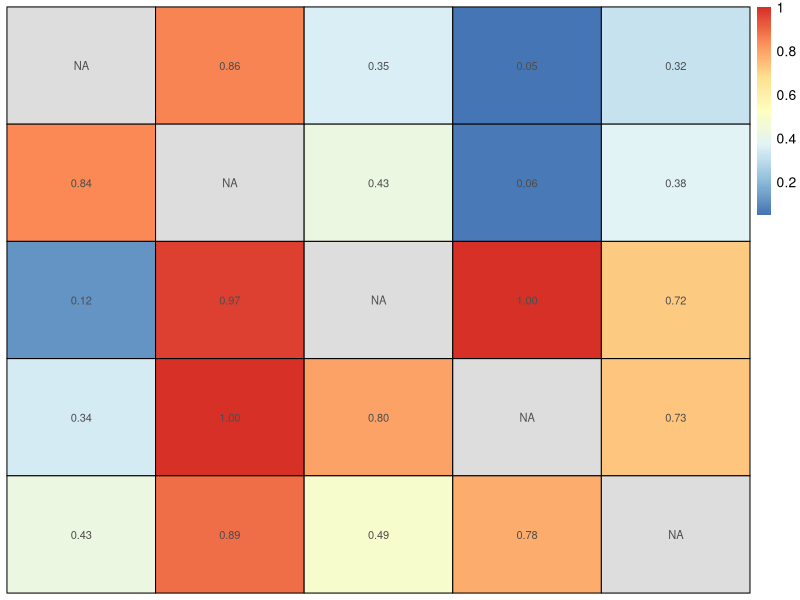
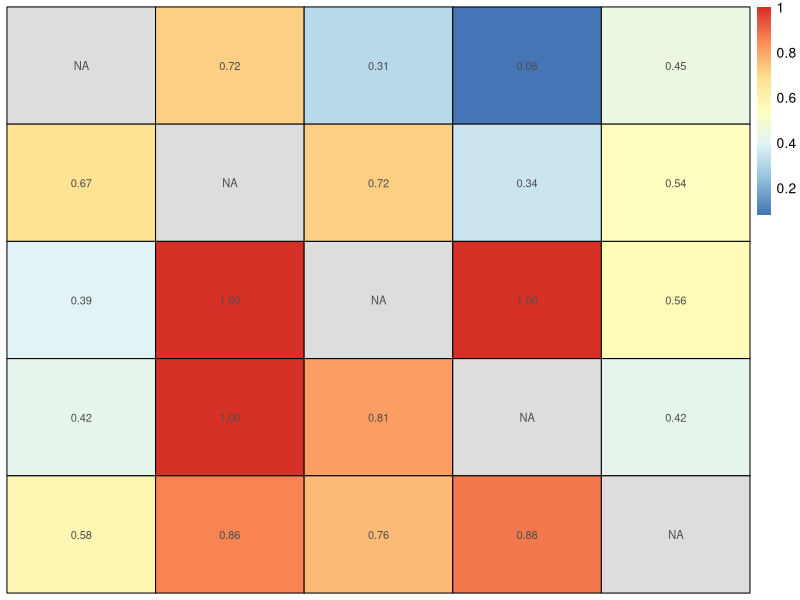
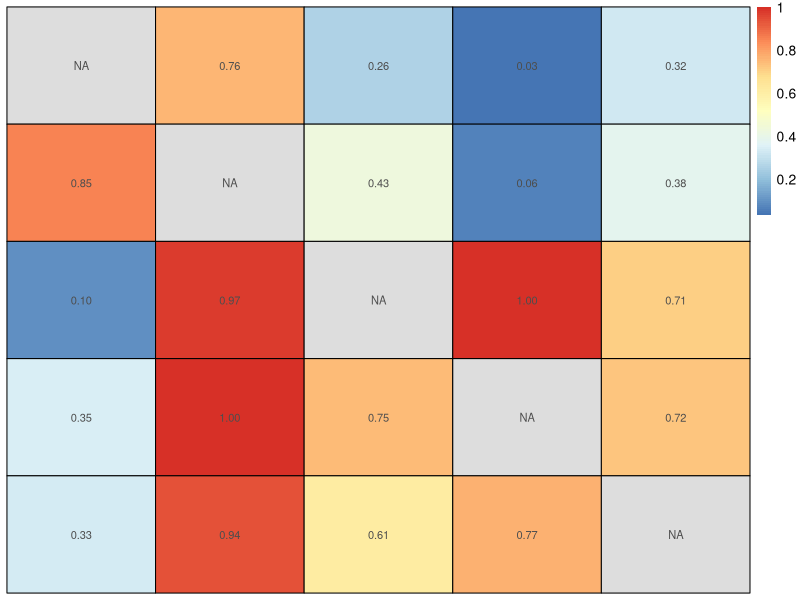
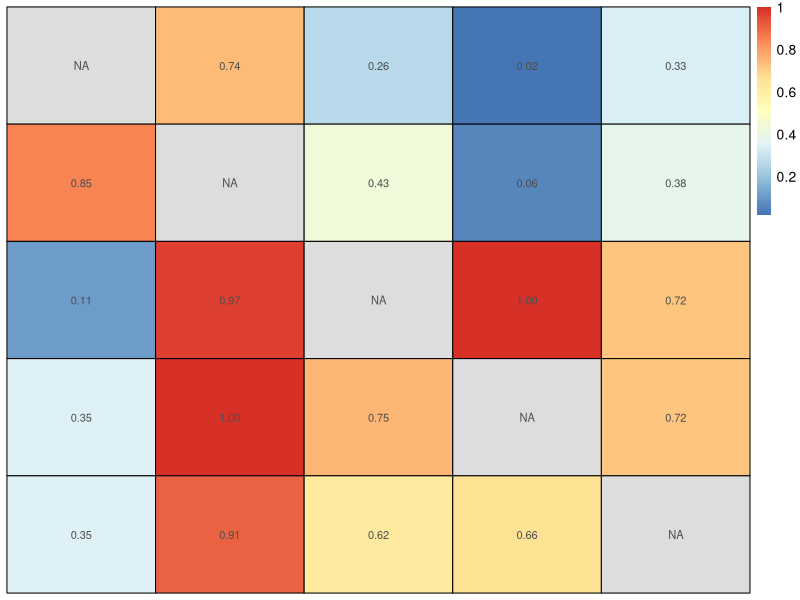
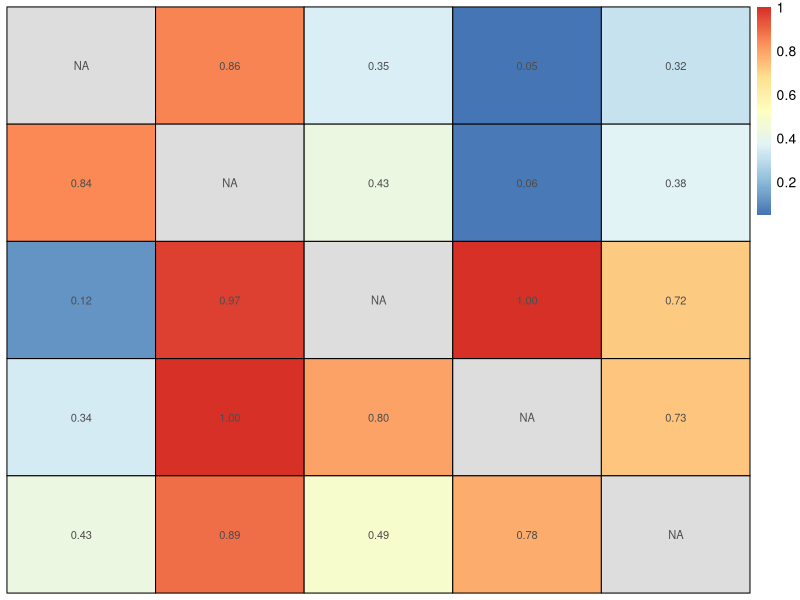
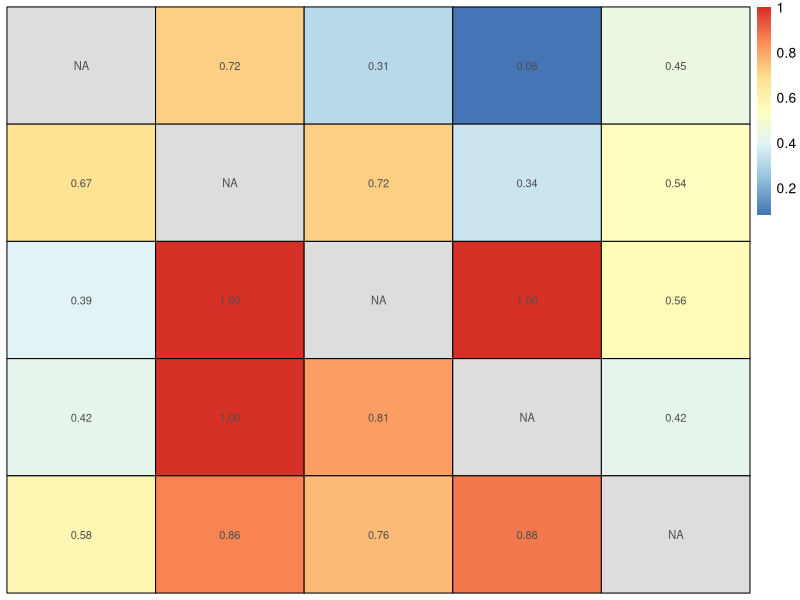
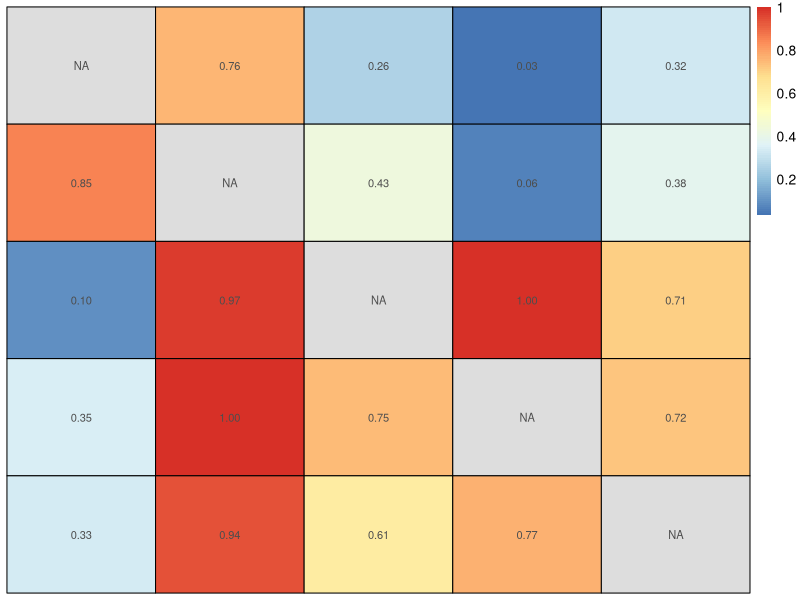
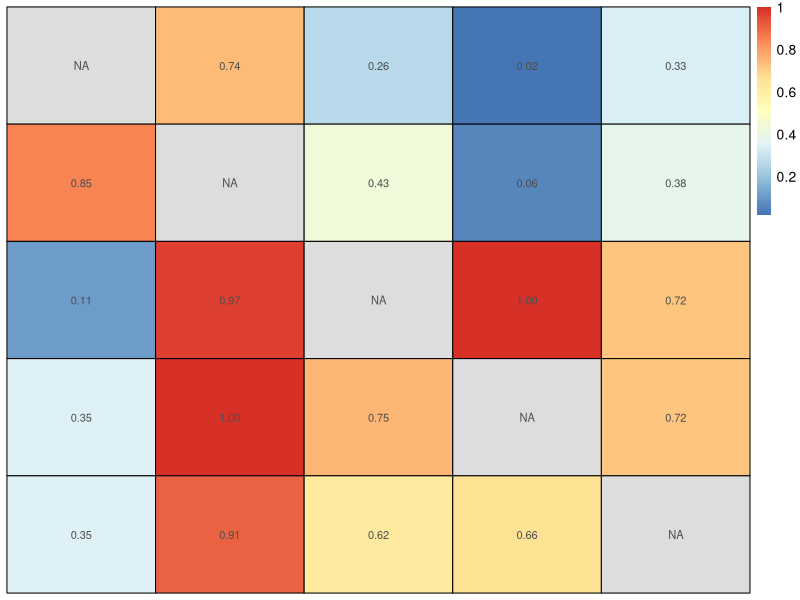

Here is the R script that generated these plots, in order:
library(tidyverse)





# Abdellal, Wiarda, Mcloughlin 2021, Mcloughlin 2014, O'Grady test

gene_based = matrix(nrow = 5, ncol = 5)

# abdelaal
gene_based[1,2] = 0.720
gene_based[1,3] = 0.307
gene_based[1,4] = 0.078
gene_based[1,5] = 0.448

# Wiarda
gene_based[2,1] = 0.674
gene_based[2,3] = 0.721
gene_based[2,4] = 0.344
gene_based[2,5] = 0.540

# Kirsten
gene_based[3,1] = 0.389
gene_based[3,2] = 1.00
gene_based[3,4] = 1.00
gene_based[3,5] = 0.559


# Kirsten_pbl
gene_based[4,1] = 0.420
gene_based[4,2] = 1.00
gene_based[4,3] = 0.811
gene_based[4,5] = 0.420

gene_based[5,1] = 0.576
gene_based[5,2] = 0.861
gene_based[5,3] = 0.757
gene_based[5,4] = 0.875



####################################

## PCA
####################################

# Abdellal, Wiarda, Mcloughlin 2021, Mcloughlin 2014, O'Grady test
PCA_based = matrix(nrow = 5, ncol = 5)
# abdelaal
PCA_based[1,2] = 0.755
PCA_based[1,3] = 0.261
PCA_based[1,4] = 0.031
PCA_based[1,5] = 0.321

#wiarda
PCA_based[2,1] = 0.847
PCA_based[2,3] = 0.429
PCA_based[2,4] = 0.062
PCA_based[2,5] = 0.377

#Kirsten
PCA_based[3,1] = 0.097
PCA_based[3,2] = 0.972
PCA_based[3,4] = 1.00
PCA_based[3,5] = 0.707

# Kirsten_pbl
PCA_based[4,1] = 0.347
PCA_based[4,2] = 1.00
PCA_based[4,3] = 0.747
PCA_based[4,5] = 0.725

# O'grady
PCA_based[5,1] = 0.333
PCA_based[5,2] = 0.940
PCA_based[5,3] = 0.615
PCA_based[5,4] = 0.766


####################################
## ICA
####################################
# Abdellal, Wiarda, Mcloughlin 2021, Mcloughlin 2014, O'Grady test
ica_based = matrix(nrow = 5, ncol = 5)

# abdelaal
ica_based[1,2] = 0.742
ica_based[1,3] = 0.261
ica_based[1,4] = 0.016
ica_based[1,5] = 0.333

# wiarda
ica_based[2,1] = 0.847
ica_based[2,3] = 0.426
ica_based[2,4] = 0.062
ica_based[2,5] = 0.377

ica_based[3,1] = 0.111
ica_based[3,2] = 0.966
ica_based[3,4] = 1.00
ica_based[3,5] = 0.722

# Kirsten_pbl
ica_based[4,1] = 0.347
ica_based[4,2] = 1.00
ica_based[4,3] = 0.747
ica_based[4,5] = 0.725

# O'grady
ica_based[5,1] = 0.347
ica_based[5,2] = 0.908
ica_based[5,3] = 0.620
ica_based[5,4] = 0.656


####################################

## NMF
####################################


nmf_based = matrix(nrow = 5, ncol = 5)

# abdelaal
nmf_based[1,2] = 0.856
nmf_based[1,3] = 0.349
nmf_based[1,4] = 0.047
nmf_based[1,5] = 0.315


# wiarda
nmf_based[2,1] = 0.840
nmf_based[2,3] = 0.426
nmf_based[2,4] = 0.062
nmf_based[2,5] = 0.377

# Kirsten
nmf_based[3,1] = 0.118
nmf_based[3,2] = 0.969
nmf_based[3,4] = 1.00
nmf_based[3,5] = 0.719


# Kirsten_pbl
nmf_based[4,1] = 0.340 
nmf_based[4,2] = 1.00
nmf_based[4,3] = 0.796
nmf_based[4,5] = 0.731

# O'Grady
nmf_based[5,1] = 0.431
nmf_based[5,2] = 0.889
nmf_based[5,3] = 0.486
nmf_based[5,4] = 0.781



# Load required library
if (!requireNamespace("pheatmap", quietly = TRUE)) {
  install.packages("pheatmap")
}
library(pheatmap)


library(RColorBrewer)
# Assign row and column names
rownames(gene_based) <- factor(c("abdelaal", "wiarda", "Kirsten", "Kirsten_pbl", "O'Grady"), levels = c("abdelaal", "wiarda", "Kirsten", "Kirsten_pbl", "O'Grady"))
colnames(gene_based) <- factor(c("abdelaal", "wiarda", "Kirsten", "Kirsten_pbl", "O'Grady"), levels = c("abdelaal", "wiarda", "Kirsten", "Kirsten_pbl", "O'Grady"))

rownames(PCA_based) <- factor(c("abdelaal", "wiarda", "Kirsten", "Kirsten_pbl", "O'Grady"), levels = c("abdelaal", "wiarda", "Kirsten", "Kirsten_pbl", "O'Grady"))
colnames(PCA_based) <- factor(c("abdelaal", "wiarda", "Kirsten", "Kirsten_pbl", "O'Grady"), levels = c("abdelaal", "wiarda", "Kirsten", "Kirsten_pbl", "O'Grady"))

rownames(ica_based) <- factor(c("abdelaal", "wiarda", "Kirsten", "Kirsten_pbl", "O'Grady"), levels = c("abdelaal", "wiarda", "Kirsten", "Kirsten_pbl", "O'Grady"))
colnames(ica_based) <- factor(c("abdelaal", "wiarda", "Kirsten", "Kirsten_pbl", "O'Grady"), levels = c("abdelaal", "wiarda", "Kirsten", "Kirsten_pbl", "O'Grady"))


rownames(nmf_based) <- factor(c("abdelaal", "wiarda", "Kirsten", "Kirsten_pbl", "O'Grady"), levels = c("abdelaal", "wiarda", "Kirsten", "Kirsten_pbl", "O'Grady"))
colnames(nmf_based) <- factor(c("abdelaal", "wiarda", "Kirsten", "Kirsten_pbl", "O'Grady"), levels = c("abdelaal", "wiarda", "Kirsten", "Kirsten_pbl", "O'Grady"))



save_pheatmap_pdf <- function(x, filename, width=12, height=12) {
   stopifnot(!missing(x))
   stopifnot(!missing(filename))
   pdf(filename, width=width, height=height)
   grid::grid.newpage()
   grid::grid.draw(x$gtable)
   dev.off()
}


breaksList = seq(0, 1, by = 0.01)

NMF = pheatmap(nmf_based,              # Scale rows for better compariso,  # Color gradient
         cluster_rows = FALSE,                 # Disable row clustering
         cluster_cols = FALSE,                 # Disable column clustering
         display_numbers = T, 
         color = colorRampPalette(rev(brewer.pal(n = 7, name = "RdYlBu")))(length(breaksList)),
         show_colnames = F, show_rownames = F,# Optionally display numbers in cells           # Title of the heatmap
         fontsize_row = 10,                    # Font size for row labels
         fontsize_col = 10,                    # Font size for column labels
         angle_col = 0,                        # Labels are horizontal at the top
         border_color = "black")  # Title of the heatmap
save_pheatmap_pdf(NMF, "NMF_heatmap.pdf")

Gene = pheatmap(gene_based,              # Scale rows for better compariso,  # Color gradient
         cluster_rows = FALSE,                 # Disable row clustering
         cluster_cols = FALSE,                 # Disable column clustering
         display_numbers = T, 
         color = colorRampPalette(rev(brewer.pal(n = 7, name = "RdYlBu")))(length(breaksList)),
         show_colnames = F, show_rownames = F,# Optionally display numbers in cells           # Title of the heatmap
         fontsize_row = 10,                    # Font size for row labels
         fontsize_col = 10,                    # Font size for column labels
         angle_col = 0,                        # Labels are horizontal at the top
         border_color = "black")  # Title of the heatmap
save_pheatmap_pdf(Gene, "Gene_heatmap.pdf")

PCA = pheatmap(PCA_based,              # Scale rows for better compariso,  # Color gradient
         cluster_rows = FALSE,                 # Disable row clustering
         cluster_cols = FALSE,                 # Disable column clustering
         display_numbers = T, 
         color = colorRampPalette(rev(brewer.pal(n = 7, name = "RdYlBu")))(length(breaksList)),
         show_colnames = F, show_rownames = F,# Optionally display numbers in cells           # Title of the heatmap
         fontsize_row = 10,                    # Font size for row labels
         fontsize_col = 10,                    # Font size for column labels
         angle_col = 0,                        # Labels are horizontal at the top
         border_color = "black")  # Title of the heatmap
save_pheatmap_pdf(PCA, "PCA_heatmap.pdf")


ICA = pheatmap(ica_based,              # Scale rows for better compariso,  # Color gradient
         cluster_rows = FALSE,                 # Disable row clustering
         cluster_cols = FALSE,                 # Disable column clustering
         display_numbers = T, 
         color = colorRampPalette(rev(brewer.pal(n = 7, name = "RdYlBu")))(length(breaksList)),
         show_colnames = F, show_rownames = F,# Optionally display numbers in cells           # Title of the heatmap
         fontsize_row = 10,                    # Font size for row labels
         fontsize_col = 10,                    # Font size for column labels
         angle_col = 0,                        # Labels are horizontal at the top
         border_color = "black")  # Title of the heatmap
save_pheatmap_pdf(ICA, "ICA_heatmap.pdf")
